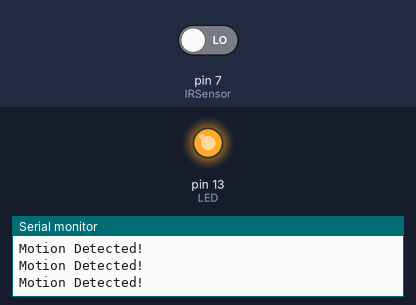
A program run on a simulated Arduino Uno, built with avr-gcc and run on an emulated ATmega328P. Shown: output pins drawn as LEDs (lit = HIGH), the last lines printed to the serial monitor. Inputs (shaded band) come from the test bench; at power-on: pin 7 (IRSensor) LOW.

Above: at 1.8 s.
1.9 s: pin 7 (IRSensor) driven HIGH
At 2.7 s:
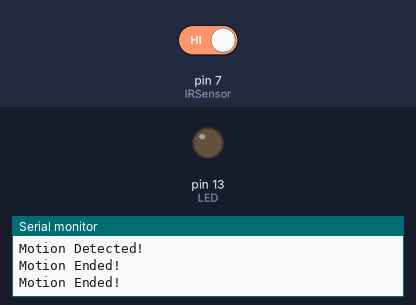
3.5 s: pin 7 (IRSensor) driven LOW
At 3.9 s:
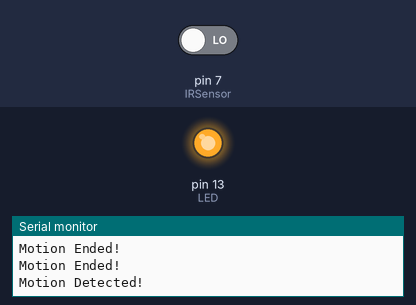
Timing chart, 0 to 6.5 s (numbered marks = the images above; inputs shaded):
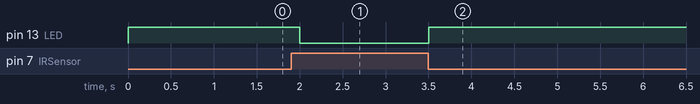

The program:

main.cpp
```cpp
#include <Arduino.h>
#include <IRremote.h>

int IRSensor = 7; // connect ir sensor module to Arduino pin 9

int LED = LED_BUILTIN; // conect LED to Arduino pin 13

void setup()

{

  Serial.begin(115200); // Init Serila at 115200 Baud

  Serial.println("Serial Working"); // Test to check if serial is working or not

  pinMode(IRSensor, INPUT); // IR Sensor pin INPUT

  pinMode(LED, OUTPUT); // LED Pin Output

}

void loop()

{

  int sensorStatus = digitalRead(IRSensor); // Set the GPIO as Input

  if (sensorStatus == 1) // Check if the pin high or not

  {

    // if the pin is high turn off the onboard Led

    digitalWrite(LED, LOW); // LED LOW

    Serial.println("Motion Ended!"); // print Motion Detected! on the serial monitor window

  }

  else

  {

    //else turn on the onboard LED

    digitalWrite(LED, HIGH); // LED High

    Serial.println("Motion Detected!"); // print Motion Ended! on the serial monitor window

  }
  delay(500);
}


/*

#include <IRremote.h>

const int RECV_PIN = 4;
IRrecv irrecv(RECV_PIN);
decode_results results;

void setup(){
  Serial.begin(9600);
  irrecv.enableIRIn();
  irrecv.blink13(true);
}

void loop(){
  if (irrecv.decode(&results)){
        Serial.println(results.value, HEX);
        irrecv.resume();
  }
}*/
```

Measured:
- after the input at 1.9 s, pin 13 (LED): HIGH → LOW after 0.10 s
- after the input at 3.5 s, pin 13 (LED): LOW → HIGH at once
